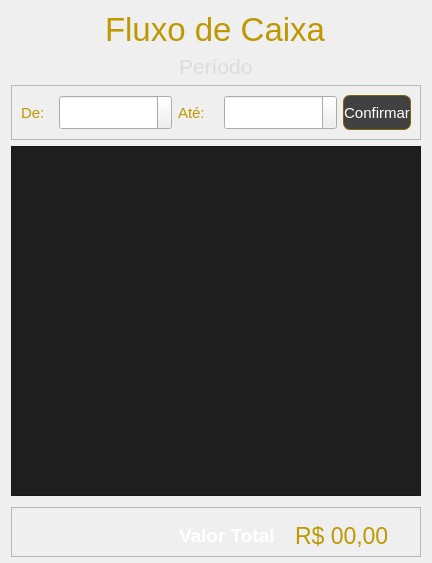
            <widget class="QWidget" name="page_7">
             <layout class="QVBoxLayout" name="verticalLayout_13">
              <item alignment="Qt::AlignHCenter">
               <widget class="QLabel" name="label_13">
                <property name="maximumSize">
                 <size>
                  <width>16777215</width>
                  <height>80</height>
                 </size>
                </property>
                <property name="font">
                 <font>
                  <pointsize>25</pointsize>
                 </font>
                </property>
                <property name="styleSheet">
                 <string notr="true">color: rgb(190, 152, 0);</string>
                </property>
                <property name="text">
                 <string>Fluxo de Caixa</string>
                </property>
               </widget>
              </item>
              <item alignment="Qt::AlignHCenter">
               <widget class="QLabel" name="label_2">
                <property name="maximumSize">
                 <size>
                  <width>16777215</width>
                  <height>60</height>
                 </size>
                </property>
                <property name="font">
                 <font>
                  <pointsize>16</pointsize>
                 </font>
                </property>
                <property name="styleSheet">
                 <string notr="true">color: rgb(220, 220,220);</string>
                </property>
                <property name="text">
                 <string>Período</string>
                </property>
               </widget>
              </item>
              <item>
               <widget class="QFrame" name="frame_12">
                <property name="frameShape">
                 <enum>QFrame::StyledPanel</enum>
                </property>
                <property name="frameShadow">
                 <enum>QFrame::Raised</enum>
                </property>
                <layout class="QHBoxLayout" name="horizontalLayout_4">
                 <item alignment="Qt::AlignRight">
                  <widget class="QLabel" name="label_3">
                   <property name="minimumSize">
                    <size>
                     <width>0</width>
                     <height>35</height>
                    </size>
                   </property>
                   <property name="font">
                    <font>
                     <pointsize>11</pointsize>
                    </font>
                   </property>
                   <property name="styleSheet">
                    <string notr="true">color: rgb(190, 152, 0);</string>
                   </property>
                   <property name="text">
                    <string>De:  </string>
                   </property>
                  </widget>
                 </item>
                 <item>
                  <widget class="QDateEdit" name="dateEdit">
                   <property name="minimumSize">
                    <size>
                     <width>0</width>
                     <height>35</height>
                    </size>
                   </property>
                   <property name="font">
                    <font>
                     <pointsize>11</pointsize>
                    </font>
                   </property>
                   <property name="styleSheet">
                    <string notr="true">color:rgb(255, 255, 255);</string>
                   </property>
                  </widget>
                 </item>
                 <item alignment="Qt::AlignRight">
                  <widget class="QLabel" name="label_4">
                   <property name="minimumSize">
                    <size>
                     <width>0</width>
                     <height>35</height>
                    </size>
                   </property>
                   <property name="font">
                    <font>
                     <pointsize>11</pointsize>
                    </font>
                   </property>
                   <property name="styleSheet">
                    <string notr="true">color: rgb(190, 152, 0);</string>
                   </property>
                   <property name="text">
                    <string>Até:   </string>
                   </property>
                  </widget>
                 </item>
                 <item>
                  <widget class="QDateEdit" name="dateEdit_2">
                   <property name="minimumSize">
                    <size>
                     <width>0</width>
                     <height>35</height>
                    </size>
                   </property>
                   <property name="font">
                    <font>
                     <pointsize>11</pointsize>
                    </font>
                   </property>
                   <property name="styleSheet">
                    <string notr="true">color:rgb(255, 255, 255);</string>
                   </property>
                  </widget>
                 </item>
                 <item>
                  <widget class="QPushButton" name="btnpesquisa_fluxo">
                   <property name="minimumSize">
                    <size>
                     <width>0</width>
                     <height>35</height>
                    </size>
                   </property>
                   <property name="font">
                    <font>
                     <pointsize>11</pointsize>
                    </font>
                   </property>
                   <property name="styleSheet">
                    <string notr="true">QPushButton {
	color: rgb(255, 255, 255);
	background-color: rgb(65, 65, 65);
	border: 1px solid;
    border-radius:7px;
	
	border-color: rgb(127, 101, 0);
}

QPushButton:hover {
	background-color: rgb(255, 207,0);
    color: rgb(0, 0, 0);
}</string>
                   </property>
                   <property name="text">
                    <string>Confirmar</string>
                   </property>
                  </widget>
                 </item>
                </layout>
               </widget>
              </item>
              <item>
               <widget class="QTableWidget" name="tableWidget_2">
                <property name="minimumSize">
                 <size>
                  <width>0</width>
                  <height>350</height>
                 </size>
                </property>
                <property name="maximumSize">
                 <size>
                  <width>16777215</width>
                  <height>16777215</height>
                 </size>
                </property>
                <property name="font">
                 <font>
                  <pointsize>10</pointsize>
                 </font>
                </property>
                <property name="styleSheet">
                 <string notr="true">color: rgb(150,150,150);
background-color: rgb(30, 30, 30);	</string>
                </property>
                <attribute name="verticalHeaderVisible">
                 <bool>false</bool>
                </attribute>
               </widget>
              </item>
              <item>
               <widget class="QFrame" name="frame_13">
                <property name="minimumSize">
                 <size>
                  <width>0</width>
                  <height>50</height>
                 </size>
                </property>
                <property name="maximumSize">
                 <size>
                  <width>16777215</width>
                  <height>40</height>
                 </size>
                </property>
                <property name="frameShape">
                 <enum>QFrame::StyledPanel</enum>
                </property>
                <property name="frameShadow">
                 <enum>QFrame::Raised</enum>
                </property>
                <layout class="QHBoxLayout" name="horizontalLayout_9">
                 <property name="spacing">
                  <number>20</number>
                 </property>
                 <property name="rightMargin">
                  <number>15</number>
                 </property>
                 <item>
                  <spacer name="horizontalSpacer_3">
                   <property name="orientation">
                    <enum>Qt::Horizontal</enum>
                   </property>
                   <property name="sizeHint" stdset="0">
                    <size>
                     <width>40</width>
                     <height>20</height>
                    </size>
                   </property>
                  </spacer>
                 </item>
                 <item>
                  <widget class="QLabel" name="label_6">
                   <property name="minimumSize">
                    <size>
                     <width>0</width>
                     <height>37</height>
                    </size>
                   </property>
                   <property name="font">
                    <font>
                     <pointsize>14</pointsize>
                     <weight>75</weight>
                     <bold>true</bold>
                    </font>
                   </property>
                   <property name="styleSheet">
                    <string notr="true">color: rgb(255, 255, 255);</string>
                   </property>
                   <property name="text">
                    <string>Valor Total</string>
                   </property>
                  </widget>
                 </item>
                 <item>
                  <widget class="QLabel" name="lbtotal_fluxo">
                   <property name="minimumSize">
                    <size>
                     <width>110</width>
                     <height>37</height>
                    </size>
                   </property>
                   <property name="font">
                    <font>
                     <pointsize>17</pointsize>
                    </font>
                   </property>
                   <property name="styleSheet">
                    <string notr="true">color: rgb(190, 152, 0);</string>
                   </property>
                   <property name="text">
                    <string>R$ 00,00</string>
                   </property>
                  </widget>
                 </item>
                </layout>
               </widget>
              </item>
             </layout>
            </widget>
